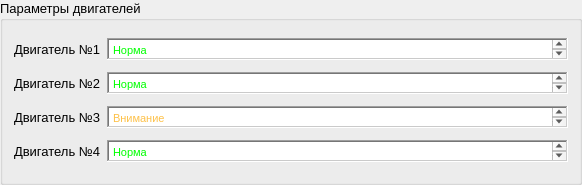
          <widget class="QGroupBox" name="groupBox_9">
           <property name="geometry">
            <rect>
             <x>-10</x>
             <y>290</y>
             <width>582</width>
             <height>185</height>
            </rect>
           </property>
           <property name="maximumSize">
            <size>
             <width>16777215</width>
             <height>185</height>
            </size>
           </property>
           <property name="font">
            <font>
             <pointsize>10</pointsize>
            </font>
           </property>
           <property name="title">
            <string>Параметры двигателей</string>
           </property>
           <layout class="QVBoxLayout" name="verticalLayout_4">
            <item>
             <layout class="QHBoxLayout" name="horizontalLayout_19">
              <item>
               <widget class="QLabel" name="label_19">
                <property name="text">
                 <string>Двигатель №1</string>
                </property>
               </widget>
              </item>
              <item>
               <widget class="QTextEdit" name="textEdit_3">
                <property name="maximumSize">
                 <size>
                  <width>16777215</width>
                  <height>22</height>
                 </size>
                </property>
                <property name="frameShape">
                 <enum>QFrame::WinPanel</enum>
                </property>
                <property name="frameShadow">
                 <enum>QFrame::Sunken</enum>
                </property>
                <property name="html">
                 <string>&lt;!DOCTYPE HTML PUBLIC &quot;-//W3C//DTD HTML 4.0//EN&quot; &quot;http://www.w3.org/TR/REC-html40/strict.dtd&quot;&gt;
&lt;html&gt;&lt;head&gt;&lt;meta name=&quot;qrichtext&quot; content=&quot;1&quot; /&gt;&lt;style type=&quot;text/css&quot;&gt;
p, li { white-space: pre-wrap; }
&lt;/style&gt;&lt;/head&gt;&lt;body style=&quot; font-family:'Segoe UI'; font-size:10pt; font-weight:400; font-style:normal;&quot;&gt;
&lt;p style=&quot; margin-top:0px; margin-bottom:0px; margin-left:0px; margin-right:0px; -qt-block-indent:0; text-indent:0px;&quot;&gt;&lt;span style=&quot; font-family:'MS Shell Dlg 2'; font-size:8.25pt; color:#00ff00;&quot;&gt;Норма&lt;/span&gt;&lt;/p&gt;&lt;/body&gt;&lt;/html&gt;</string>
                </property>
               </widget>
              </item>
             </layout>
            </item>
            <item>
             <layout class="QHBoxLayout" name="horizontalLayout_20">
              <item>
               <widget class="QLabel" name="label_20">
                <property name="text">
                 <string>Двигатель №2</string>
                </property>
               </widget>
              </item>
              <item>
               <widget class="QTextEdit" name="textEdit_4">
                <property name="maximumSize">
                 <size>
                  <width>16777215</width>
                  <height>22</height>
                 </size>
                </property>
                <property name="frameShape">
                 <enum>QFrame::WinPanel</enum>
                </property>
                <property name="frameShadow">
                 <enum>QFrame::Sunken</enum>
                </property>
                <property name="html">
                 <string>&lt;!DOCTYPE HTML PUBLIC &quot;-//W3C//DTD HTML 4.0//EN&quot; &quot;http://www.w3.org/TR/REC-html40/strict.dtd&quot;&gt;
&lt;html&gt;&lt;head&gt;&lt;meta name=&quot;qrichtext&quot; content=&quot;1&quot; /&gt;&lt;style type=&quot;text/css&quot;&gt;
p, li { white-space: pre-wrap; }
&lt;/style&gt;&lt;/head&gt;&lt;body style=&quot; font-family:'Segoe UI'; font-size:10pt; font-weight:400; font-style:normal;&quot;&gt;
&lt;p style=&quot; margin-top:0px; margin-bottom:0px; margin-left:0px; margin-right:0px; -qt-block-indent:0; text-indent:0px;&quot;&gt;&lt;span style=&quot; font-family:'MS Shell Dlg 2'; font-size:8.25pt; color:#00ff00;&quot;&gt;Норма&lt;/span&gt;&lt;/p&gt;&lt;/body&gt;&lt;/html&gt;</string>
                </property>
               </widget>
              </item>
             </layout>
            </item>
            <item>
             <layout class="QHBoxLayout" name="horizontalLayout_23">
              <item>
               <widget class="QLabel" name="label_21">
                <property name="text">
                 <string>Двигатель №3</string>
                </property>
               </widget>
              </item>
              <item>
               <widget class="QTextEdit" name="textEdit_5">
                <property name="maximumSize">
                 <size>
                  <width>16777215</width>
                  <height>22</height>
                 </size>
                </property>
                <property name="frameShape">
                 <enum>QFrame::WinPanel</enum>
                </property>
                <property name="frameShadow">
                 <enum>QFrame::Sunken</enum>
                </property>
                <property name="html">
                 <string>&lt;!DOCTYPE HTML PUBLIC &quot;-//W3C//DTD HTML 4.0//EN&quot; &quot;http://www.w3.org/TR/REC-html40/strict.dtd&quot;&gt;
&lt;html&gt;&lt;head&gt;&lt;meta name=&quot;qrichtext&quot; content=&quot;1&quot; /&gt;&lt;style type=&quot;text/css&quot;&gt;
p, li { white-space: pre-wrap; }
&lt;/style&gt;&lt;/head&gt;&lt;body style=&quot; font-family:'Segoe UI'; font-size:10pt; font-weight:400; font-style:normal;&quot;&gt;
&lt;p style=&quot; margin-top:0px; margin-bottom:0px; margin-left:0px; margin-right:0px; -qt-block-indent:0; text-indent:0px;&quot;&gt;&lt;span style=&quot; font-family:'MS Shell Dlg 2'; font-size:8.25pt; color:#fdc149;&quot;&gt;Внимание&lt;/span&gt;&lt;/p&gt;&lt;/body&gt;&lt;/html&gt;</string>
                </property>
               </widget>
              </item>
             </layout>
            </item>
            <item>
             <layout class="QHBoxLayout" name="horizontalLayout_24">
              <item>
               <widget class="QLabel" name="label_22">
                <property name="text">
                 <string>Двигатель №4</string>
                </property>
               </widget>
              </item>
              <item>
               <widget class="QTextEdit" name="textEdit_11">
                <property name="maximumSize">
                 <size>
                  <width>16777215</width>
                  <height>22</height>
                 </size>
                </property>
                <property name="frameShape">
                 <enum>QFrame::WinPanel</enum>
                </property>
                <property name="frameShadow">
                 <enum>QFrame::Sunken</enum>
                </property>
                <property name="html">
                 <string>&lt;!DOCTYPE HTML PUBLIC &quot;-//W3C//DTD HTML 4.0//EN&quot; &quot;http://www.w3.org/TR/REC-html40/strict.dtd&quot;&gt;
&lt;html&gt;&lt;head&gt;&lt;meta name=&quot;qrichtext&quot; content=&quot;1&quot; /&gt;&lt;style type=&quot;text/css&quot;&gt;
p, li { white-space: pre-wrap; }
&lt;/style&gt;&lt;/head&gt;&lt;body style=&quot; font-family:'Segoe UI'; font-size:10pt; font-weight:400; font-style:normal;&quot;&gt;
&lt;p style=&quot; margin-top:0px; margin-bottom:0px; margin-left:0px; margin-right:0px; -qt-block-indent:0; text-indent:0px;&quot;&gt;&lt;span style=&quot; font-family:'MS Shell Dlg 2'; font-size:8.25pt; color:#00ff00;&quot;&gt;Норма&lt;/span&gt;&lt;/p&gt;&lt;/body&gt;&lt;/html&gt;</string>
                </property>
               </widget>
              </item>
             </layout>
            </item>
           </layout>
          </widget>
